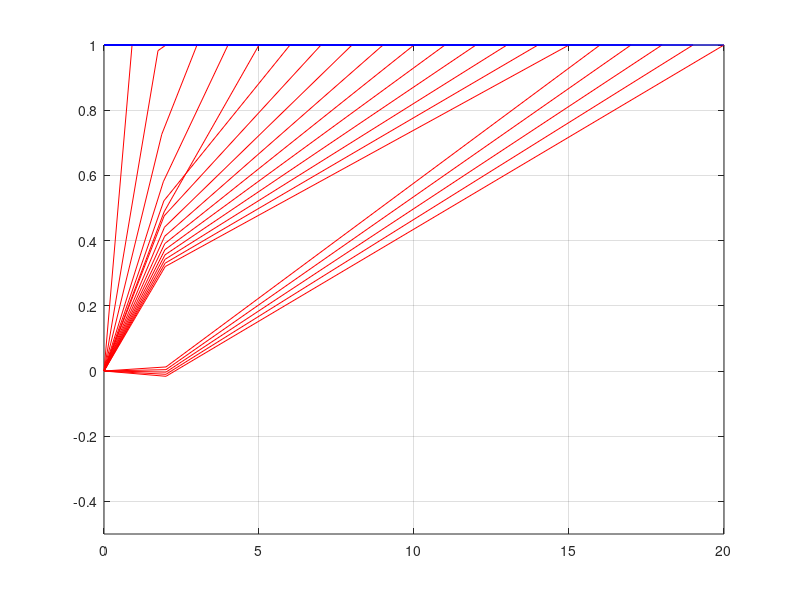

Here is the MATLAB script that generated this plot:
function []=su_14_3()
clear all;
close all;
clc;

l1=2; l2=1; %링크 길이 
T=2; dt=0.1; TT=T/dt;
%각속도 변화
for t=1:TT/4
    d_q(t)=0.5;
    d_q(t+5)=1;
    d_q(t+10)=1;
    d_q(t+15)=-0.5;
end
%end-effector 위치
for t=1:TT
    p_l(t,:)=[t 1];
end
% 역기구학 수식
for t=1:TT
    c_l(t,2)=(p_l(t,1)^2+p_l(t,2)^2-l1^2-l2^2)/(2*l1*l2)*pi/180;
    s_l(t,2)=sqrt(c_l(t,2)^2)*pi/180;
    c_l(t,1)=(((l1+l2*c_l(t,2))*p_l(t,1)+l2*s_l(t,2)*p_l(t,2))/(p_l(t,1)^2+p_l(t,2)^2))*pi/180;
    s_l(t,1)=(((l1+l2*c_l(t,2))*p_l(t,2)-l2*s_l(t,2)*p_l(t,1))/(p_l(t,1)^2+p_l(t,2)^2))*pi/180;
end
% theta1 theta2 
for t=1:TT
    q_l(t,2)=atan2(s_l(t,2),c_l(t,2))+d_q(t)*dt
    q_l(t,1)=atan2(s_l(t,1),c_l(t,1))+d_q(t)*dt
end
%end-effector 직선 그래프
 for t=1:TT
     figure(1)
     p1x_l(t,1)=l1*cos(q_l(t,1));
     p1y_l(t,1)=l1*sin(q_l(t,1));
     p2x_l(t,2)=p1x_l(t,1)+l2*cos(q_l(t,1)+q_l(t,2));
     p2y_l(t,2)=p1y_l(t,1)+l2*sin(q_l(t,1)+q_l(t,2));
     rx_l=[0,p1x_l(t,1),p_l(t,1)];
     ry_l=[0,p1y_l(t,1),p_l(t,2)];
     h1=plot(rx_l,ry_l,'color','r');
     line([0,p_l(t,1)],[p_l(t,2),p_l(t,2)],'color','b')
     hold on
     grid on;
      axis([0 20 -0.5 1]);
     drawnow;
%      delete(h1);
 end
end
